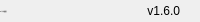
              <widget class="QFrame" name="bottomBar">
               <property name="minimumSize">
                <size>
                 <width>0</width>
                 <height>22</height>
                </size>
               </property>
               <property name="maximumSize">
                <size>
                 <width>16777215</width>
                 <height>22</height>
                </size>
               </property>
               <property name="frameShape">
                <enum>QFrame::NoFrame</enum>
               </property>
               <property name="frameShadow">
                <enum>QFrame::Raised</enum>
               </property>
               <layout class="QHBoxLayout" name="horizontalLayout_5">
                <property name="spacing">
                 <number>0</number>
                </property>
                <property name="leftMargin">
                 <number>0</number>
                </property>
                <property name="topMargin">
                 <number>0</number>
                </property>
                <property name="rightMargin">
                 <number>0</number>
                </property>
                <property name="bottomMargin">
                 <number>0</number>
                </property>
                <item>
                 <widget class="QLabel" name="creditsLabel">
                  <property name="maximumSize">
                   <size>
                    <width>16777215</width>
                    <height>16</height>
                   </size>
                  </property>
                  <property name="font">
                   <font>
                    <family>Segoe UI</family>
                    <pointsize>-1</pointsize>
                    <italic>false</italic>
                    <bold>false</bold>
                   </font>
                  </property>
                  <property name="text">
                   <string>By: 不二咲爱笑</string>
                  </property>
                  <property name="alignment">
                   <set>Qt::AlignLeading|Qt::AlignLeft|Qt::AlignVCenter</set>
                  </property>
                 </widget>
                </item>
                <item>
                 <widget class="QLabel" name="version">
                  <property name="text">
                   <string>v1.6.0</string>
                  </property>
                  <property name="alignment">
                   <set>Qt::AlignRight|Qt::AlignTrailing|Qt::AlignVCenter</set>
                  </property>
                 </widget>
                </item>
                <item>
                 <widget class="QFrame" name="frame_size_grip">
                  <property name="minimumSize">
                   <size>
                    <width>20</width>
                    <height>0</height>
                   </size>
                  </property>
                  <property name="maximumSize">
                   <size>
                    <width>20</width>
                    <height>16777215</height>
                   </size>
                  </property>
                  <property name="frameShape">
                   <enum>QFrame::NoFrame</enum>
                  </property>
                  <property name="frameShadow">
                   <enum>QFrame::Raised</enum>
                  </property>
                 </widget>
                </item>
               </layout>
              </widget>
